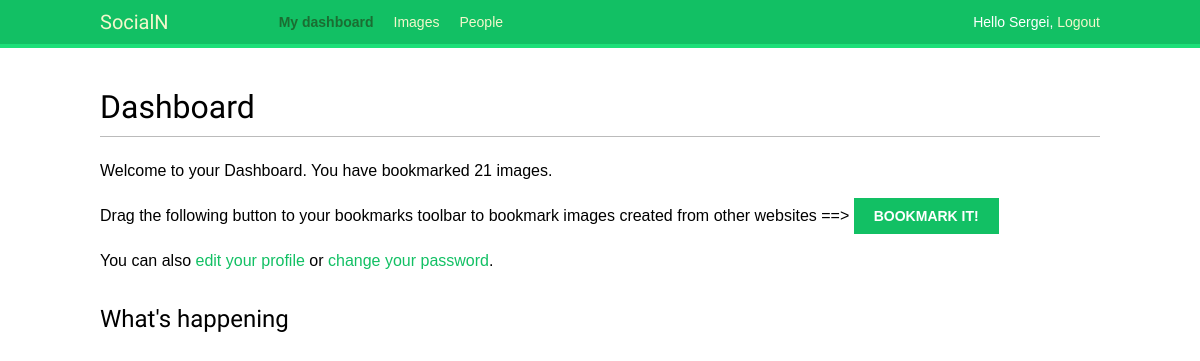
Page /account/ (signed in) on the earlier database version.
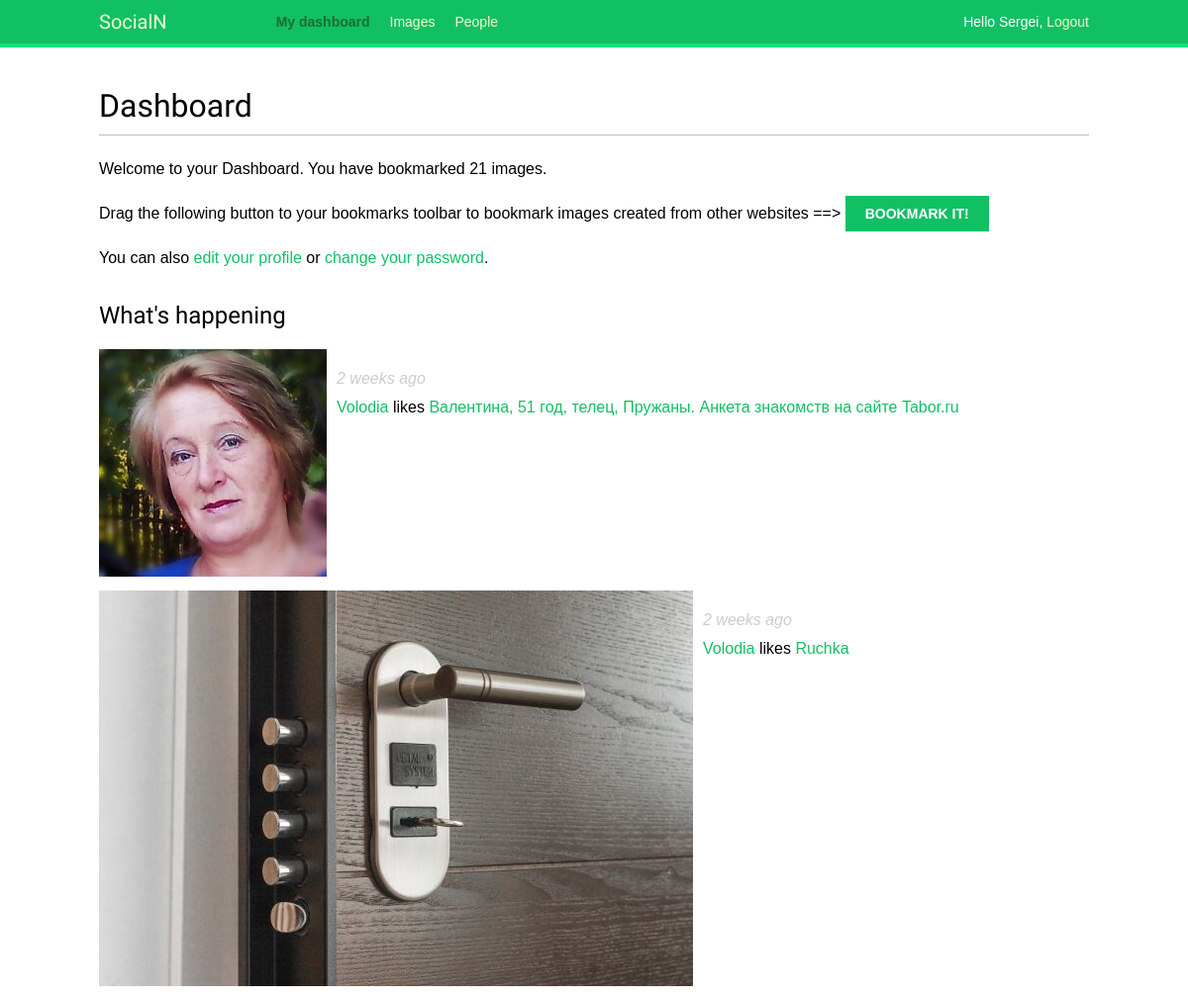
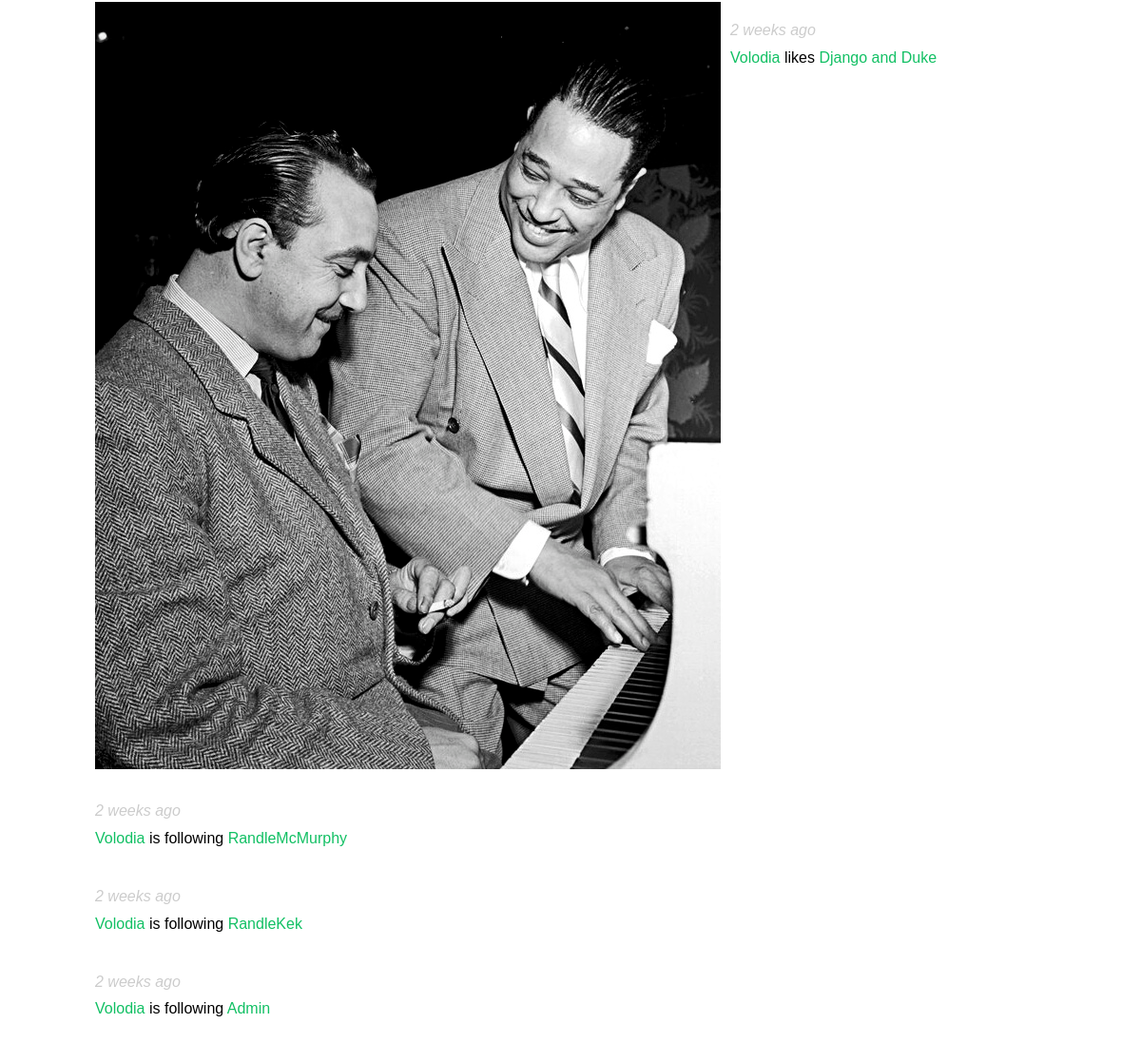
Same page on the later database version (2 pictures, top to bottom).
### actions/models.py (models this page shows)
class Action(models.Model):
    user = models.ForeignKey('auth.User',
                             related_name='actions',
                             db_index=True,
                             on_delete=models.CASCADE)
    target_ct = models.ForeignKey(ContentType,
                                  blank=True,
                                  null=True,
                                  related_name='target_obj',
                                  on_delete=models.CASCADE)
    target_id = models.PositiveIntegerField(null=True,
                                            blank=True,
                                            db_index=True)
    target = GenericForeignKey('target_ct', 'target_id')
    verb = models.CharField(max_length=255)
    created = models.DateTimeField(auto_now_add=True,
                                   db_index=True)
    class Meta:
        ordering = ('-created',)

### images/models.py (models this page shows, shortened)
class Image(models.Model):
    user = models.ForeignKey(
        settings.AUTH_USER_MODEL,
        related_name="images_created",
        on_delete=models.CASCADE,
    )
    title = models.CharField(max_length=200)
    slug = AutoSlugField(populate_from='title')
    url = models.URLField()
    image = models.ImageField(upload_to="images/%Y/%m/%d")
    description = models.TextField(blank=True)
    created = models.DateField(auto_now_add=True, db_index=True)
    users_like = models.ManyToManyField(
        settings.AUTH_USER_MODEL, related_name="images_liked", blank=True
    )
    total_likes = models.PositiveIntegerField(db_index=True, default=0)
    def __str__(self):
        return self.title
    def get_absolute_url(self):
        return reverse("images:detail", args=[self.id, self.slug])

### account/views.py (the view)
# urls.py: path("", views.dashboard, name="dashboard"),
@login_required
def dashboard(request):
    actions = Action.objects.exclude(user=request.user)
    following_ids = request.user.following.values_list('id', flat=True)
    if following_ids:
        actions = actions.filter(user_id__in=following_ids)
    actions = actions.select_related('user', 'user__profile')\
                     .prefetch_related('target')[:10]
    return render(request, "account/dashboard.html",
                  {"section": "dashboard",
                   "actions": actions})

### account/templates/account/dashboard.html (shortened to what this page needs)
{% extends 'base.html' %}
{% block content %}
    <h1>Dashboard</h1>
        {% with total_images_created=request.user.images_created.count %}
            <p>Welcome to your Dashboard. You have bookmarked
            {{ total_images_created }} image{{ total_images_created|pluralize }}.</p>
        {% endwith %}
        <p>Drag the following button to your bookmarks toolbar to bookmark images created
            from other websites ==>
            <a href="javascript:{% include 'bookmarklet_launcher.js' %}" class="button">
            Bookmark it!</a>
        </p>
        <p>You can also <a href="{% url 'edit_account' %}">edit your profile</a> or
            <a href="{% url 'password_change' %}">change your password</a>.
        </p>
    <h2>What's happening</h2>
    <div id="action-list">
        {% for action in actions %}
            {% include 'actions/action/detail.html' %}
        {% endfor %}
    </div>
{% endblock %}

### account/templates/base.html (shortened to what this page needs)
{% load static %}
{% load staticfiles %}
<!DOCTYPE html>
<html>
<head>
    <link href="{% static 'css/base.css' %}" rel="stylesheet">
</head>
<body>
    <div id="header">
        <span class="logo">SocialN</span>
        {% if request.user.is_authenticated %}
        <ul class="menu">
            <li {% if section == 'dashboard' %} class="selected" {% endif %}>
                <a href="{% url 'dashboard' %}">My dashboard</a>
            </li>
            <li {% if section == 'images' %} class="selected" {% endif %}>
                <a href="{% url 'images:list' %}">Images</a>
            </li>
            <li {% if section == 'people' %} class="selected" {% endif %}>
                <a href="{% url 'user_list' %}">People</a>
            </li>
        </ul>
        {% endif %}
        <span class="user">
            {% if request.user.is_authenticated %}
            Hello {{ request.user.first_name }},
            <a href="{% url 'logout' %}">Logout</a>
            {% else %}
            <a href="{% url 'login' %}">Log-in</a>
            {% endif %}
        </span>
    </div>
    <div id="content">
        {% block content %}{% endblock %}
</body>
</html>

### images/templates/bookmarklet_launcher.js
(function () {
    if (window.myBookmarklet !== undefined) {
        myBookmarklet();
    }
    else {
        document.body.appendChild(document.createElement('script')).src = 'http://127.0.0.1:8000/static/js/bookmarklet.js?r=' + Math.floor(Math.random() * 99999999999999999999);
    }
})();

### actions/templates/actions/action/detail.html (shortened to what this page needs)
{% load thumbnail %}
{% with user=action.user profile=action.user.profile %}
    <div class="action">
        <div class="images">
            {% if action.target %}
                {% with target=action.target %}
                    {% if target.image %}
                        {% thumbnail target.image "80x80" crop="100%" as im %}
                            <a href="{{ target.get_absolute_url }}">
                                <img src="{{ im.url }}" class="item-img">
                            </a>
                        {% endthumbnail %}
                    {% endif %}
                {% endwith %}
            {% endif %}
        </div>
        <div class="info">
            <p>
                <span class="date">{{ action.created|timesince }} ago</span><br/>
                <a href="{{ user.get_absolute_url }}">{{ user.first_name }}</a>
                {{ action.verb }}
                {% if action.target %}
                    {% with target=action.target %}
                        <a href="{{ target.get_absolute_url }}">{{ target }}</a>
                    {% endwith %}
                {% endif %}
            </p>
        </div>
    </div>
{% endwith %}

### account/static/css/base.css (style rules this page uses)
body { margin:0; padding:0; font-family:helvetica, sans-serif; }
p { line-height: 1.8; }
a { color:#12c064; text-decoration:none; }
h1, h2, h3, h4, h5 , h6 { font-family: 'Muli', sans-serif; font-weight:normal; }
h1 { border-bottom:1px solid #bbb; padding:0 0 10px 0; margin:10px 0 20px 0; }
h2 { margin:30px 0 20px; }
#header { padding:10px 100px; font-size:14px; background:#12c064; color:#fff; border-bottom:4px solid #1cdf78; overflow:auto; }
#header .logo { font-family: 'Muli', sans-serif; float:left; color:#f3f7cc; font-size:20px; margin-right:10%; }
#header ul.menu { list-style:none; float:left; margin:0; padding:0; }
#header ul.menu li { float:left; padding:4px 10px; }
#header ul.menu li.selected a, #header ul.menu li.selected a:hover { color:#1b6d32; font-weight:bold; }
#header a { color:#f3f7cc; }
#header .user { float:right; padding-top:4px; }
#content { padding:30px 100px; }
input[type=submit], a.button { font-weight:bold; background:#12c064; color:#fff; padding:10px 20px; font-size:14px; text-transform:uppercase; }
.action { clear:both; overflow:auto; }
.action .images { float:left; margin:0 10px 10px 0; }
.action .date { font-style:italic; color:#ccc; }

Differences in the rows shown:
added Action: shows a picture, created "2 weeks", user.first_name "Volodia", verb "likes", target "Валентина, 51 год, телец, Пружаны. Анкета знакомств на сайте Tabor.ru"
added Action: shows a picture, created "2 weeks", user.first_name "Volodia", verb "likes", target "Ruchka"
added Action: shows a picture, created "2 weeks", user.first_name "Volodia", verb "likes", target "Django and Duke"
added Action: created "2 weeks", user.first_name "Volodia", verb "is following", target "RandleMcMurphy"
added Action: created "2 weeks", user.first_name "Volodia", verb "is following", target "RandleKek"
added Action: created "2 weeks", user.first_name "Volodia", verb "is following", target "Admin"
